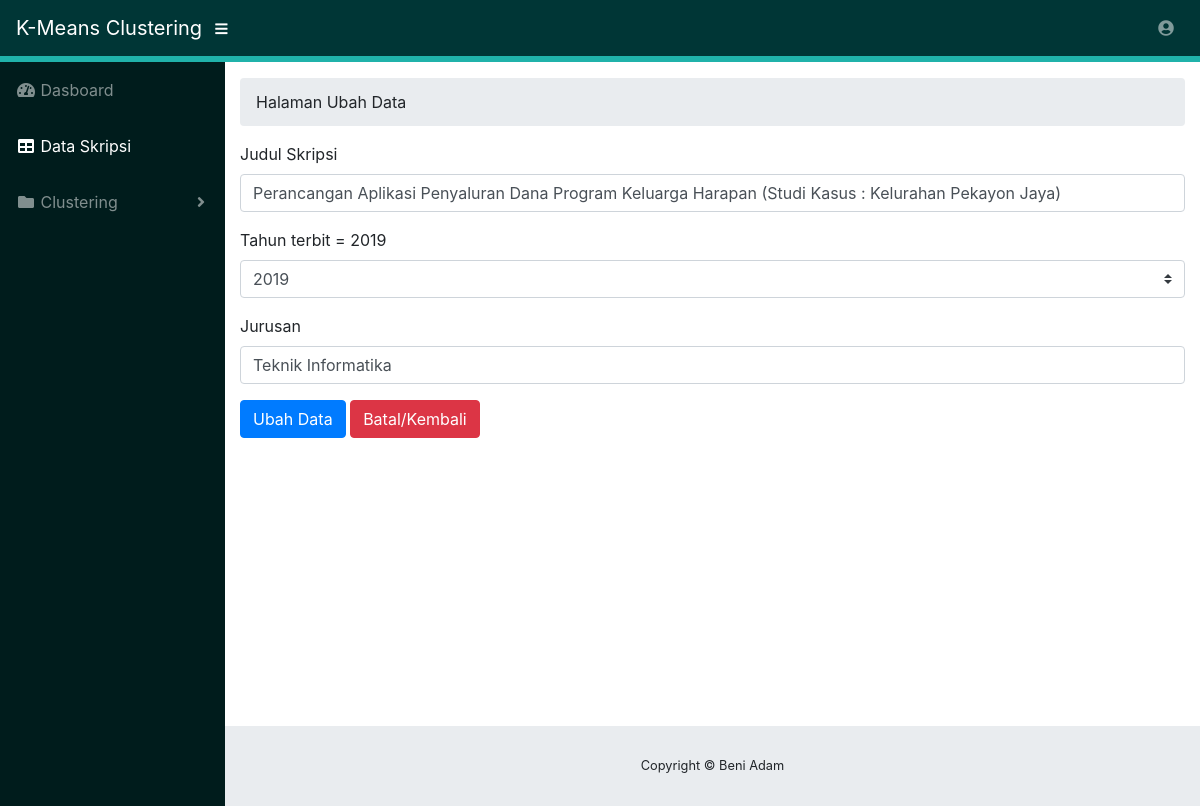
Page /edit_data.php?id=5 (signed in) on the committed database.
### tables this page shows
CREATE TABLE `skripsi1` (
  `id` int(11) NOT NULL,
  `judul_skripsi` varchar(255) DEFAULT NULL,
  `tahun` year(4) DEFAULT NULL,
  `jurusan` varchar(50) DEFAULT NULL,
  `kategori` int(11) NOT NULL
);

### koneksi.php (called while the page is built, shortened)
<?php
$conn = mysqli_connect("localhost", "root", "", "skripsi");
function query($query)
{
	global $conn;
	$result = mysqli_query($conn, $query);
	$rows = [];
	while ($row = mysqli_fetch_assoc($result)) {
		$rows[] = $row;
	}
	return $rows;
}

### edit_data.php (the view, shortened to what this page needs)
<?php
require 'koneksi.php';
$id = $_GET["id"];
$skr = query("SELECT * FROM skripsi1 WHERE id = $id")[0];
?>
<!DOCTYPE html>
<html lang="en">
<head>
  <link href="vendor/fontawesome-free/css/all.min.css" rel="stylesheet" type="text/css">
  <link href="vendor/datatables/dataTables.bootstrap4.css" rel="stylesheet">
  <link href="css/sb-admin.css" rel="stylesheet">
</head>
<body id="page-top">
  <nav class="navbar navbar-expand navbar-dark static-top" style="background-color:#003636">
    <a class="navbar-brand mr-1" href="index.html">K-Means Clustering</a>
    <button class="btn btn-link btn-sm text-white order-1 order-sm-0" id="sidebarToggle" href="#">
      <i class="fas fa-bars"></i>
    </button>
    <ul class="navbar-nav ml-auto ml-md-0">
      <li class="nav-item dropdown no-arrow">
        <a class="nav-link dropdown-toggle" href="#" id="userDropdown" role="button" data-toggle="dropdown" aria-haspopup="true" aria-expanded="false">
          <i class="fas fa-user-circle fa-fw"></i>
        </a>
      </li>
    </ul>
  </nav>
  <div class="garis" style="width: 100%;height: 6px; background-color:#20B2AA"></div>
  <div id="wrapper">
    <ul class="sidebar navbar-nav" style="background-color: #001C1C">
      <li class="nav-item">
        <a class="nav-link" href="dasboard.php">
          <i class="fas fa-fw fa-tachometer-alt"></i>
          <span>Dasboard</span>
        </a>
      </li>
      <li class="nav-item active ">
        <a class="nav-link" href="index.php">
          <i class="fas fa-fw fa-table"></i>
          <span>Data Skripsi</span>
        </a>
      </li>
      <li class="nav-item dropdown">
        <a class="nav-link dropdown-toggle" href="#" id="pagesDropdown" role="button" data-toggle="dropdown" aria-haspopup="true" aria-expanded="false">
          <i class="fas fa-fw fa-folder"></i>
          <span>Clustering</span>
        </a>
      </li>
    </ul>
    <div id="content-wrapper">
      <div class="container-fluid">
        <ol class="breadcrumb">
          <li class="breadcrumb-item">
            Halaman Ubah Data
          </li>
        </ol>
        <form action="" method="post">
          <div class="form-group">
            <label for="judul_skripsi">Judul Skripsi</label>
            <input type="text" class="form-control" name="judul" id="judul" placeholder="Judul Skripsi" required value="<?= $skr["judul_skripsi"]; ?>">
          </div>
          <div class="form-group">
            <label for="tahun">Tahun terbit = <?= $skr["tahun"]; ?> </label>
            <select class="custom-select" name="tahun" id="tahun" required placeholder="tahun">
              <option value="2020" <?= $skr['tahun'] = '2020' ? 'selected' : null ?>>2020</option>
              <option value="2019" <?= $skr['tahun'] = '2019' ? 'selected' : null ?>>2019</option>
            </select>
          </div>
          <div class="form-group">
            <label for="jurusan">Jurusan</label>
            <input type="text" class="form-control" name="jurusan" id="jurusan" placeholder="Jurusan" required value="<?= $skr["jurusan"]; ?>">
          </div>
          <button type="submit" name="submit" class="btn btn-primary"> Ubah Data</button>
          <button type="button" class="btn btn-danger"> <a href="index.php" style="text-decoration: none;  color: white;">Batal/Kembali</a></button>
        </form>
        <br>
        <table>
          <tr>
            <td>
            </td>
            <td>
            </td>
          </tr>
        </table>
        <footer class="sticky-footer">
          <div class="container my-auto">
            <div class="copyright text-center my-auto">
              <span>Copyright © Beni Adam</span>
            </div>
          </div>
        </footer>
      </div>
    </div>
</body>
</html>

### rows in the picture
skripsi1: judul "Perancangan Aplikasi Penyaluran Dana Program Keluarga Harapan (Studi Kasus : Kelurahan Pekayon Jaya)", tahun "2019", jurusan "Teknik Informatika"
